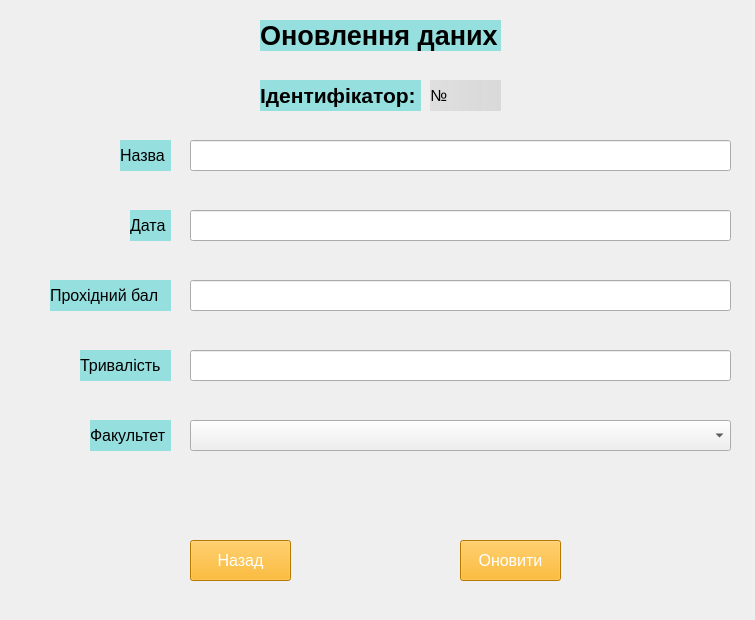
<?xml version="1.0" encoding="UTF-8"?>
<ui version="4.0">
 <class>MainWindow</class>
 <widget class="QMainWindow" name="MainWindow">
  <property name="geometry">
   <rect>
    <x>0</x>
    <y>0</y>
    <width>755</width>
    <height>620</height>
   </rect>
  </property>
  <property name="windowTitle">
   <string>Редагування даних</string>
  </property>
  <widget class="QWidget" name="centralwidget">
   <widget class="QLineEdit" name="lineEdit_pass_score">
    <property name="geometry">
     <rect>
      <x>190</x>
      <y>280</y>
      <width>541</width>
      <height>31</height>
     </rect>
    </property>
   </widget>
   <widget class="QLineEdit" name="lineEdit_name">
    <property name="geometry">
     <rect>
      <x>190</x>
      <y>140</y>
      <width>541</width>
      <height>31</height>
     </rect>
    </property>
    <property name="text">
     <string/>
    </property>
   </widget>
   <widget class="QLabel" name="label_faculty">
    <property name="geometry">
     <rect>
      <x>90</x>
      <y>420</y>
      <width>81</width>
      <height>31</height>
     </rect>
    </property>
    <property name="font">
     <font>
      <pointsize>12</pointsize>
      <bold>false</bold>
     </font>
    </property>
    <property name="toolTip">
     <string>&lt;html&gt;&lt;head/&gt;&lt;body&gt;&lt;p align=&quot;center&quot;&gt;&lt;br/&gt;&lt;/p&gt;&lt;/body&gt;&lt;/html&gt;</string>
    </property>
    <property name="styleSheet">
     <string notr="true">background-color: rgb(149, 223, 223);</string>
    </property>
    <property name="text">
     <string>Факультет</string>
    </property>
    <property name="margin">
     <number>3</number>
    </property>
   </widget>
   <widget class="QLabel" name="label_date">
    <property name="geometry">
     <rect>
      <x>130</x>
      <y>210</y>
      <width>41</width>
      <height>31</height>
     </rect>
    </property>
    <property name="font">
     <font>
      <pointsize>12</pointsize>
      <bold>false</bold>
     </font>
    </property>
    <property name="toolTip">
     <string>&lt;html&gt;&lt;head/&gt;&lt;body&gt;&lt;p align=&quot;center&quot;&gt;&lt;br/&gt;&lt;/p&gt;&lt;/body&gt;&lt;/html&gt;</string>
    </property>
    <property name="styleSheet">
     <string notr="true">background-color: rgb(149, 223, 223);</string>
    </property>
    <property name="text">
     <string>Дата</string>
    </property>
    <property name="margin">
     <number>3</number>
    </property>
   </widget>
   <widget class="QLabel" name="label">
    <property name="geometry">
     <rect>
      <x>0</x>
      <y>0</y>
      <width>755</width>
      <height>620</height>
     </rect>
    </property>
    <property name="text">
     <string/>
    </property>
    <property name="pixmap">
     <pixmap>4a7eaeae52140c9205af389cc1e2c7b7-Enhanced-transformed (4).jpeg</pixmap>
    </property>
   </widget>
   <widget class="QLineEdit" name="lineEdit_time">
    <property name="geometry">
     <rect>
      <x>190</x>
      <y>350</y>
      <width>541</width>
      <height>31</height>
     </rect>
    </property>
   </widget>
   <widget class="QLabel" name="label_id_2">
    <property name="geometry">
     <rect>
      <x>430</x>
      <y>80</y>
      <width>71</width>
      <height>31</height>
     </rect>
    </property>
    <property name="font">
     <font>
      <pointsize>12</pointsize>
      <bold>false</bold>
     </font>
    </property>
    <property name="toolTip">
     <string>&lt;html&gt;&lt;head/&gt;&lt;body&gt;&lt;p align=&quot;center&quot;&gt;&lt;br/&gt;&lt;/p&gt;&lt;/body&gt;&lt;/html&gt;</string>
    </property>
    <property name="styleSheet">
     <string notr="true">background-color: qlineargradient(spread:pad, x1:0, y1:0, x2:1, y2:0, stop:0 rgba(221, 221, 221, 226), stop:1 rgba(214, 214, 214, 224));</string>
    </property>
    <property name="text">
     <string>№</string>
    </property>
    <property name="margin">
     <number>3</number>
    </property>
   </widget>
   <widget class="QLineEdit" name="lineEdit_date">
    <property name="geometry">
     <rect>
      <x>190</x>
      <y>210</y>
      <width>541</width>
      <height>31</height>
     </rect>
    </property>
   </widget>
   <widget class="QLabel" name="label_name">
    <property name="geometry">
     <rect>
      <x>120</x>
      <y>140</y>
      <width>51</width>
      <height>31</height>
     </rect>
    </property>
    <property name="font">
     <font>
      <pointsize>12</pointsize>
      <bold>false</bold>
     </font>
    </property>
    <property name="toolTip">
     <string>&lt;html&gt;&lt;head/&gt;&lt;body&gt;&lt;p align=&quot;center&quot;&gt;&lt;br/&gt;&lt;/p&gt;&lt;/body&gt;&lt;/html&gt;</string>
    </property>
    <property name="styleSheet">
     <string notr="true">background-color: rgb(149, 223, 223);</string>
    </property>
    <property name="text">
     <string>Назва</string>
    </property>
    <property name="margin">
     <number>3</number>
    </property>
   </widget>
   <widget class="QLabel" name="label_id">
    <property name="geometry">
     <rect>
      <x>260</x>
      <y>80</y>
      <width>161</width>
      <height>31</height>
     </rect>
    </property>
    <property name="font">
     <font>
      <pointsize>16</pointsize>
      <bold>true</bold>
     </font>
    </property>
    <property name="styleSheet">
     <string notr="true">background-color: rgb(149, 223, 223);</string>
    </property>
    <property name="text">
     <string>Ідентифікатор:</string>
    </property>
   </widget>
   <widget class="QLabel" name="label_2">
    <property name="geometry">
     <rect>
      <x>260</x>
      <y>20</y>
      <width>241</width>
      <height>31</height>
     </rect>
    </property>
    <property name="font">
     <font>
      <pointsize>20</pointsize>
      <bold>true</bold>
     </font>
    </property>
    <property name="styleSheet">
     <string notr="true">background-color: rgb(149, 223, 223);</string>
    </property>
    <property name="text">
     <string>Оновлення даних</string>
    </property>
   </widget>
   <widget class="QPushButton" name="btn_upd">
    <property name="geometry">
     <rect>
      <x>460</x>
      <y>540</y>
      <width>101</width>
      <height>41</height>
     </rect>
    </property>
    <property name="font">
     <font>
      <pointsize>12</pointsize>
     </font>
    </property>
    <property name="styleSheet">
     <string notr="true">background-color: rgb(255, 170, 0);
color: rgb(255, 255, 255);</string>
    </property>
    <property name="text">
     <string>Оновити</string>
    </property>
   </widget>
   <widget class="QPushButton" name="btn_back">
    <property name="geometry">
     <rect>
      <x>190</x>
      <y>540</y>
      <width>101</width>
      <height>41</height>
     </rect>
    </property>
    <property name="font">
     <font>
      <pointsize>12</pointsize>
     </font>
    </property>
    <property name="styleSheet">
     <string notr="true">background-color: rgb(255, 170, 0);
color: rgb(255, 255, 255);</string>
    </property>
    <property name="text">
     <string>Назад</string>
    </property>
   </widget>
   <widget class="QLabel" name="label_time">
    <property name="geometry">
     <rect>
      <x>80</x>
      <y>350</y>
      <width>91</width>
      <height>31</height>
     </rect>
    </property>
    <property name="font">
     <font>
      <pointsize>12</pointsize>
      <bold>false</bold>
     </font>
    </property>
    <property name="toolTip">
     <string>&lt;html&gt;&lt;head/&gt;&lt;body&gt;&lt;p align=&quot;center&quot;&gt;&lt;br/&gt;&lt;/p&gt;&lt;/body&gt;&lt;/html&gt;</string>
    </property>
    <property name="styleSheet">
     <string notr="true">background-color: rgb(149, 223, 223);</string>
    </property>
    <property name="text">
     <string>Тривалість</string>
    </property>
    <property name="margin">
     <number>3</number>
    </property>
   </widget>
   <widget class="QLabel" name="label_pass_score">
    <property name="geometry">
     <rect>
      <x>50</x>
      <y>280</y>
      <width>121</width>
      <height>31</height>
     </rect>
    </property>
    <property name="font">
     <font>
      <pointsize>12</pointsize>
      <bold>false</bold>
     </font>
    </property>
    <property name="toolTip">
     <string>&lt;html&gt;&lt;head/&gt;&lt;body&gt;&lt;p align=&quot;center&quot;&gt;&lt;br/&gt;&lt;/p&gt;&lt;/body&gt;&lt;/html&gt;</string>
    </property>
    <property name="styleSheet">
     <string notr="true">background-color: rgb(149, 223, 223);</string>
    </property>
    <property name="text">
     <string>Прохідний бал</string>
    </property>
    <property name="margin">
     <number>3</number>
    </property>
   </widget>
   <widget class="QComboBox" name="comboBox_faculty">
    <property name="geometry">
     <rect>
      <x>190</x>
      <y>420</y>
      <width>541</width>
      <height>31</height>
     </rect>
    </property>
    <item>
     <property name="text">
      <string/>
     </property>
    </item>
    <item>
     <property name="text">
      <string>Англійської мови</string>
     </property>
    </item>
    <item>
     <property name="text">
      <string>Географії</string>
     </property>
    </item>
    <item>
     <property name="text">
      <string>Української мови</string>
     </property>
    </item>
   </widget>
   <zorder>label</zorder>
   <zorder>lineEdit_pass_score</zorder>
   <zorder>lineEdit_name</zorder>
   <zorder>label_faculty</zorder>
   <zorder>label_date</zorder>
   <zorder>lineEdit_time</zorder>
   <zorder>label_id_2</zorder>
   <zorder>lineEdit_date</zorder>
   <zorder>label_name</zorder>
   <zorder>label_id</zorder>
   <zorder>label_2</zorder>
   <zorder>btn_upd</zorder>
   <zorder>btn_back</zorder>
   <zorder>label_time</zorder>
   <zorder>label_pass_score</zorder>
   <zorder>comboBox_faculty</zorder>
  </widget>
 </widget>
 <resources/>
 <connections/>
</ui>
